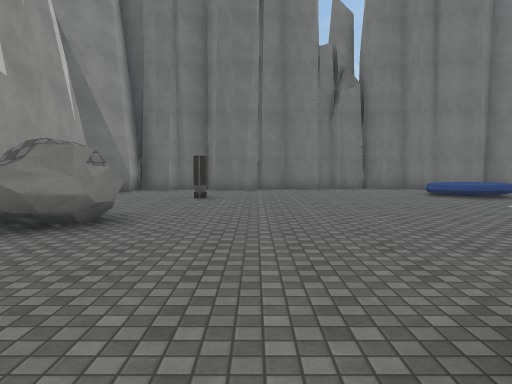
View 1 (above)

19 first-person views from a walk through a Unity game level. The camera is 1.5 m above the floor, tilts 4° down and sees 70° across. The floor is counted in squares, 2 m on a side. Each view is taken from the middle of a square. On the plan, view 1 faces up. The plan holds only what a view shows up to about 11 squares ahead; the rest is blank. The place goes on beyond the plan. The player character is not drawn. Some surface patterns are stand-ins.

View 2
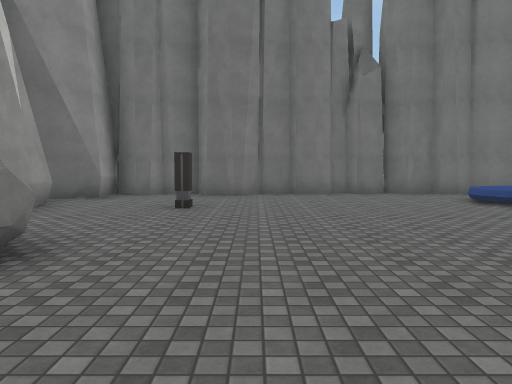

View 3
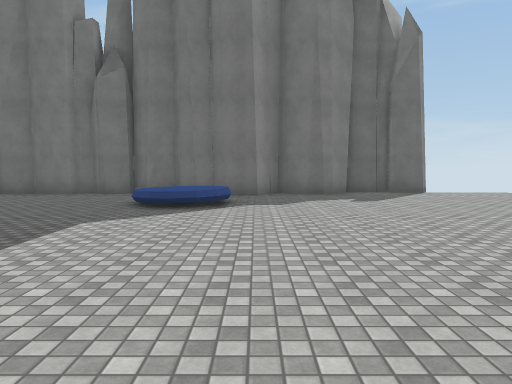

View 4
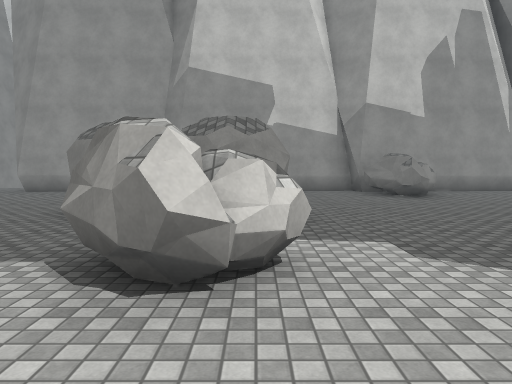

View 5
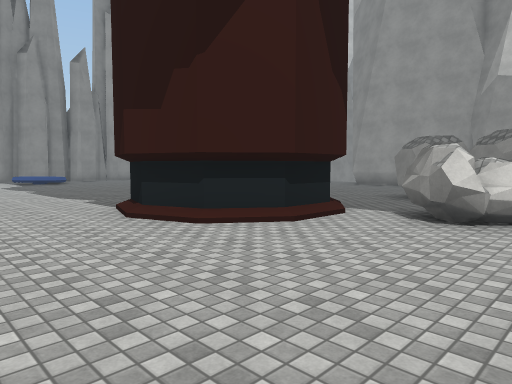

View 6
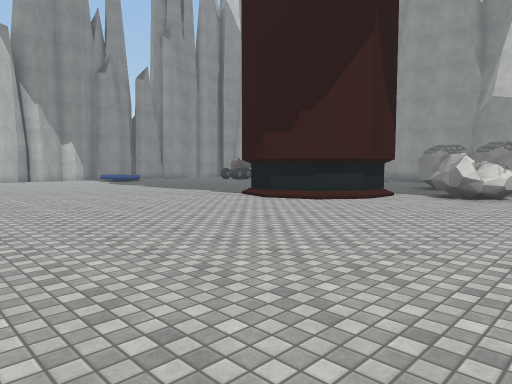

View 7
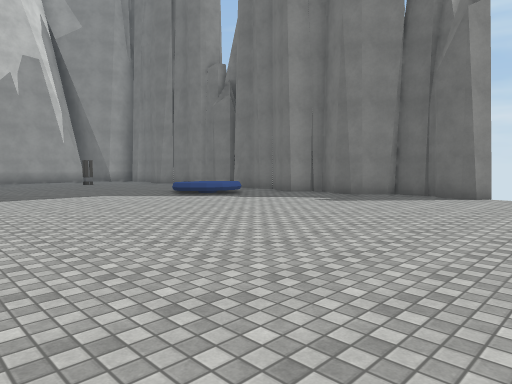

View 8
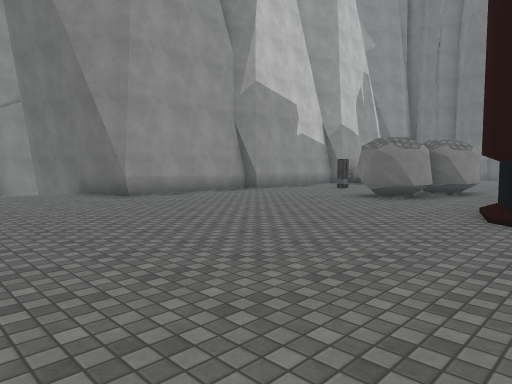

View 9
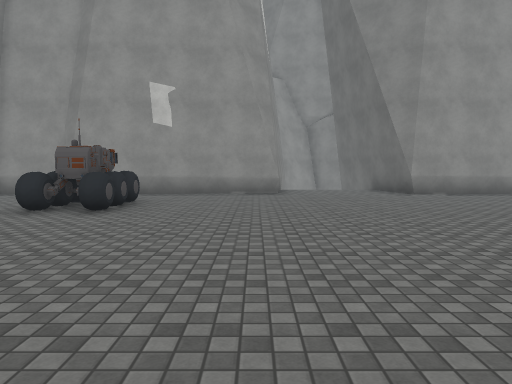

View 10
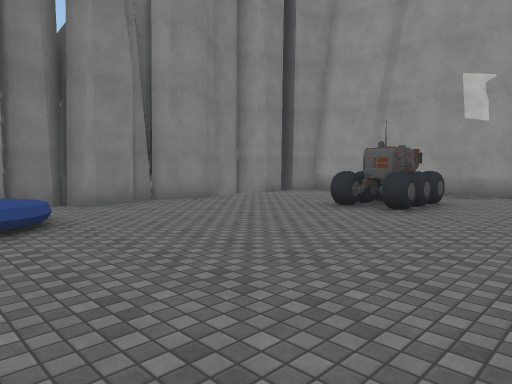

View 11
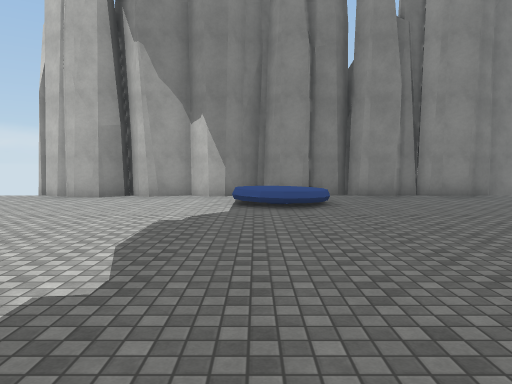

View 12
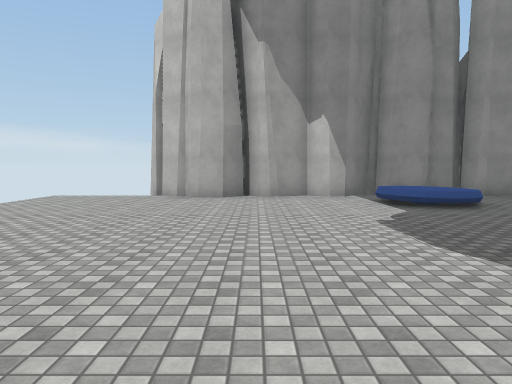

View 13
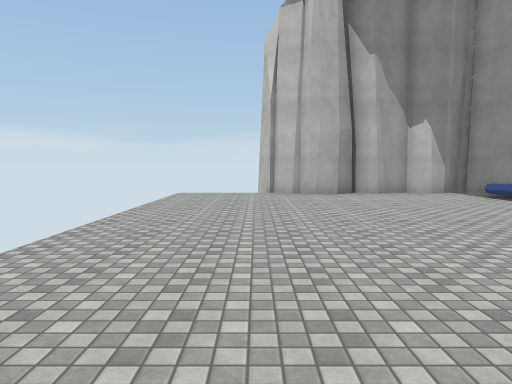

View 14
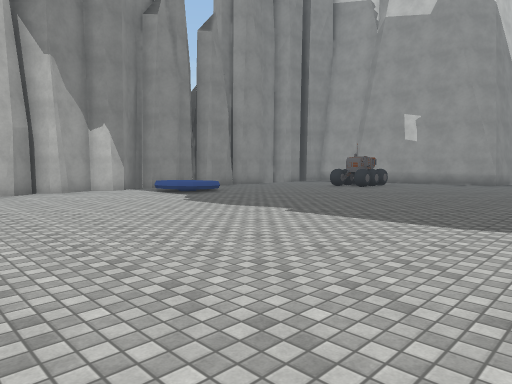

View 15
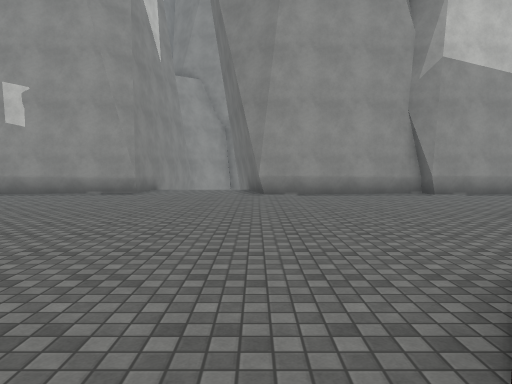

View 16
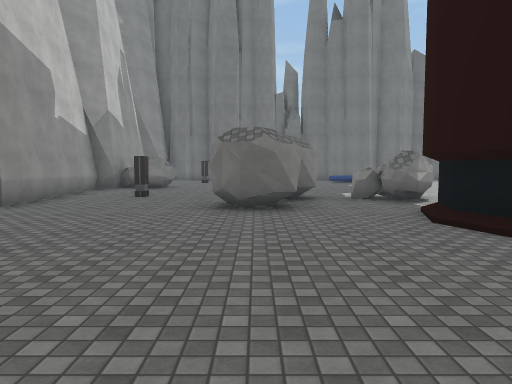

View 17
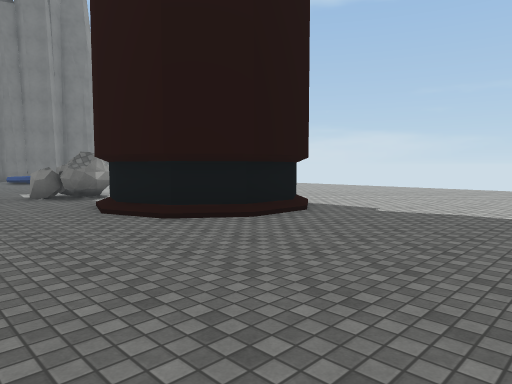

View 18
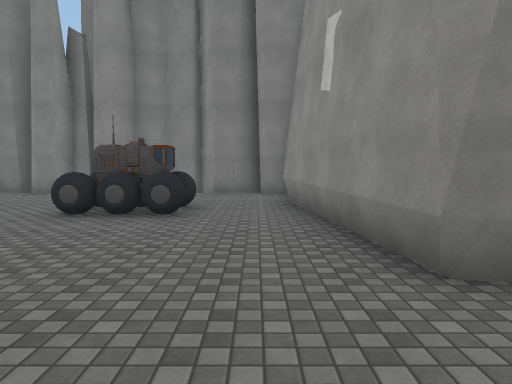

View 19
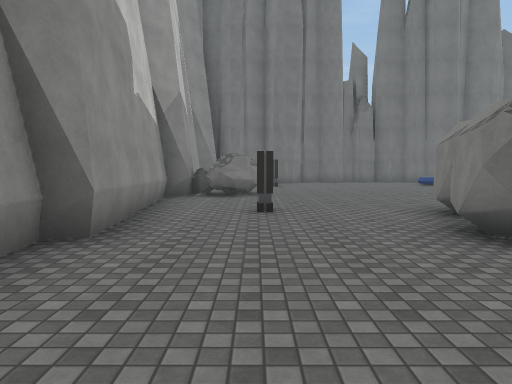

### Floor plan
Points are (right, up) in squares from view 1. A wall is a line through its corners. A room is listed if a view was taken in it or the views show most of it. See-through windows are left out.
Room 1 (views 1, 2, 3, 4, 5, 6, 7, 8, 9, 10, 11, 12, 13, 14, 15, 16, 17, 18, 19)
walls: (4.9, -1.4) (6, -1.4) (7, -2.1) (7.3, -3.1) (6.9, -4.2) (6, -4.9) (4.9, -4.9) (4, -4.2) (3.6, -3.1) (4, -2.1); (-1.7, 1.4) (-1.7, 0.9); (-3.6, -1.4) (-4.1, -1.5); (-4.1, -1.4) (-3.6, -5.8); (-3.6, -5.9) (-6.5, -6.4); (-3.6, 4) (-4.2, 3.9) (-3.6, -1.3); (4.8, 12) (4.1, 11.8) (3.5, 12.4); (-5.1, -9.3) (-4.2, -9.4) (-3.6, -14.9); (3.6, 12.1) (2.9, 11.9); (7.4, 12) (6.9, 11.3) (5.8, 11.9) (5.4, 11.8) (4.8, 11.9); (2, 11.9) (1.7, 11.7) (1.1, 11.8); (2.5, 12.2) (2, 12); (1, 12) (-0.6, 11.5); (0.1, 11.8) (-0.5, 11.3) (-1.3, 11.5) (-1.6, 12) (-2.3, 11.8); (-4.2, 9.5) (-3.6, 4.1); (10.2, 12.5) (9.7, 12.6) (8.9, 11.8) (8.4, 11.7) (7.8, 12.1); (10.6, 12.6) (10.1, 12.6); (-2.7, 11.6) (-3.1, 11.5); (-2.5, 11.9) (-2.9, 11.4) (-3.7, 11.8); (12, 12.7) (11.6, 12.2) (10.8, 12.3); (-3.8, 12.1) (-3.6, 10.5) (-4.8, 10.3); (7.1, -17) (7.7, -17.5) (8.8, -16.9) (9.3, -17.6) (9.3, -17.2) (9.7, -16.9) (10.5, -16.8) (10.8, -17.2); (6.4, -17.6) (6.7, -17.3) (7.2, -17.2); (0.7, -17.1) (1.5, -17.3) (1.7, -17.6) (2.3, -17.6) (2.5, -17.1) (3.3, -17.3) (3.5, -17.6) (4.6, -17.5) (4.7, -17.1) (5.6, -17.4) (5.9, -18) (6.3, -17.7); (-3.9, -15.3) (-3.8, -17) (-3.2, -17.2); (3.5, -18) (3.9, -17.5); (10.9, -17.1) (11.7, -17.6) (11.9, -18.1); (-0.2, -17.7) (0.3, -17.6); (-2.8, -17.7) (-2.4, -17.4) (-1.8, -17.4) (-1.4, -18.2) (-0.3, -18.1); (-3.2, -18) (-2.7, -17.6)
low walls: (-3.6, -1.3) (-4.1, -1.4); (-3.6, -5.8) (-4.4, -6); (-3.6, 4.1) (-4.2, 3.9); (-3.6, 10.5) (-4.2, 10.4)
ways out: gap at (12, -18); gap at (12, 13)
objects: other object (-3, 4) to (-2, 5); other object (-2, -14) to (0, -13); other object (1, -2) to (1, 0); other object (1, 0) to (2, 1); other object (4, 0) to (5, 1); other object (5, -16) to (6, -15); other object (5, 9) to (6, 10)

Positions as (right, up) in squares from view 1, and headings:
1: (0, 0), facing up
2: (0, 2), facing up
3: (7, 2), facing up
4: (7, 1), facing left
5: (10, 2), facing down-left
6: (14, 3), facing down-left
7: (14, 3), facing up-left
8: (5, -10), facing up-left
9: (6, -10), facing left
10: (6, -10), facing down-left
11: (6, -8), facing down
12: (9, -8), facing down
13: (12, -7), facing down
14: (12, -6), facing down-left
15: (6, -6), facing left
16: (1, -8), facing up
17: (1, -9), facing up-right
18: (-3, -7), facing down
19: (-2, -5), facing up
